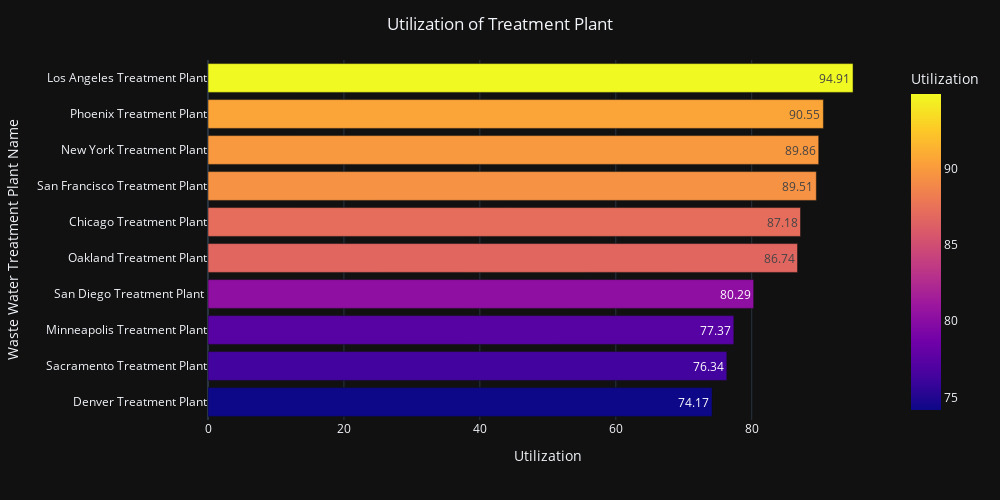

Source (notebook cell):
### Markdown cell above
Ploting Utilization graph on Date

### Code cell
fig= px.bar(Avg_Utilization_df.sort_values(by='Utilization'), x='Utilization', y='name', template='plotly_dark', color ='Utilization', text='Utilization')
fig.update_layout(title=dict(text='Utilization of Treatment Plant', x=0.5), width=1000, height=500, yaxis_title = 'Waste Water Treatment Plant Name')
fig.show()

### Figure 1 — Plotly figure (JSON) as saved in the notebook; plotly's stock layout.template omitted (floating-point values rounded to 4 significant figures)
{"data": [{"alignmentgroup": "True", "hovertemplate": "Utilization=%{marker.color}<br>name=%{y}<extra></extra>", "legendgroup": "", "marker": {"color": [74.17, 76.34, 77.37, 80.29, 86.74, 87.18, 89.51, 89.86, 90.55, 94.91], "coloraxis": "coloraxis", "pattern": {"shape": ""}}, "name": "", "offsetgroup": "", "orientation": "h", "showlegend": false, "text": [74.17, 76.34, 77.37, 80.29, 86.74, 87.18, 89.51, 89.86, 90.55, 94.91], "textposition": "auto", "type": "bar", "x": [74.17, 76.34, 77.37, 80.29, 86.74, 87.18, 89.51, 89.86, 90.55, 94.91], "xaxis": "x", "y": ["Denver Treatment Plant", "Sacramento Treatment Plant", "Minneapolis Treatment Plant", "San Diego Treatment Plant ", "Oakland Treatment Plant", "Chicago Treatment Plant", "San Francisco Treatment Plant", "New York Treatment Plant", "Phoenix Treatment Plant", "Los Angeles Treatment Plant"], "yaxis": "y"}], "layout": {"barmode": "relative", "coloraxis": {"colorbar": {"title": {"text": "Utilization"}}, "colorscale": [[0, "#0d0887"], [0.1111, "#46039f"], [0.2222, "#7201a8"], [0.3333, "#9c179e"], [0.4444, "#bd3786"], [0.5556, "#d8576b"], [0.6667, "#ed7953"], [0.7778, "#fb9f3a"], [0.8889, "#fdca26"], [1, "#f0f921"]]}, "height": 500, "legend": {"tracegroupgap": 0}, "margin": {"t": 60}, "title": {"text": "Utilization of Treatment Plant", "x": 0.5}, "width": 1000, "xaxis": {"anchor": "y", "domain": [0, 1], "title": {"text": "Utilization"}}, "yaxis": {"anchor": "x", "domain": [0, 1], "title": {"text": "Waste Water Treatment Plant Name"}}}}
